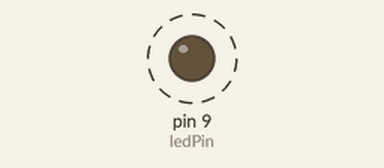
The sketch below on a simulated Arduino Uno, built with avr-gcc and run on an emulated ATmega328P. Parts: output pins drawn as LEDs (lit = HIGH). Dashed ring = blinking.

Above: at 0.5 s.
Timing chart, 0 to 4.6 s (numbered marks = the images above):
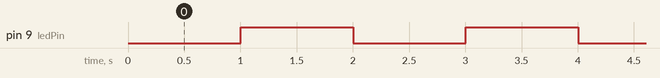

The sketch:

blink_without_delays.ino
```cpp
/* Blink without Delay
 2005
 by David A. Mellis
 modified 8 Feb 2010
 by Paul Stoffregen
 */

const int ledPin =  9;      // номер выхода, подключенного к светодиоду
// Variables will change:
int ledState = LOW;             // этой переменной устанавливаем состояние светодиода
long previousMillis = 0;        // храним время последнего переключения светодиода

long interval = 1000;           // интервал между включение/выключением светодиода (1 секунда)

void setup() {
  // задаем режим выхода для порта, подключенного к светодиоду
  pinMode(ledPin, OUTPUT);
}

void loop()
{
  // здесь будет код, который будет работать постоянно
  // и который не должен останавливаться на время между переключениями светодиода
  unsigned long currentMillis = millis();


  //проверяем не прошел ли нужный интервал, если прошел то
  if(currentMillis - previousMillis > interval) {
    // сохраняем время последнего переключения
    previousMillis = currentMillis;

    // если светодиод не горит, то зажигаем, и наоборот
    if (ledState == LOW)
      ledState = HIGH;
    else
      ledState = LOW;

    // устанавливаем состояния выхода, чтобы включить или выключить светодиод
    digitalWrite(ledPin, ledState);
  }
}
```

Measured:
- by itself, pin 9 (ledPin): alternates HIGH for 1.0 s and LOW for 1.0 s
